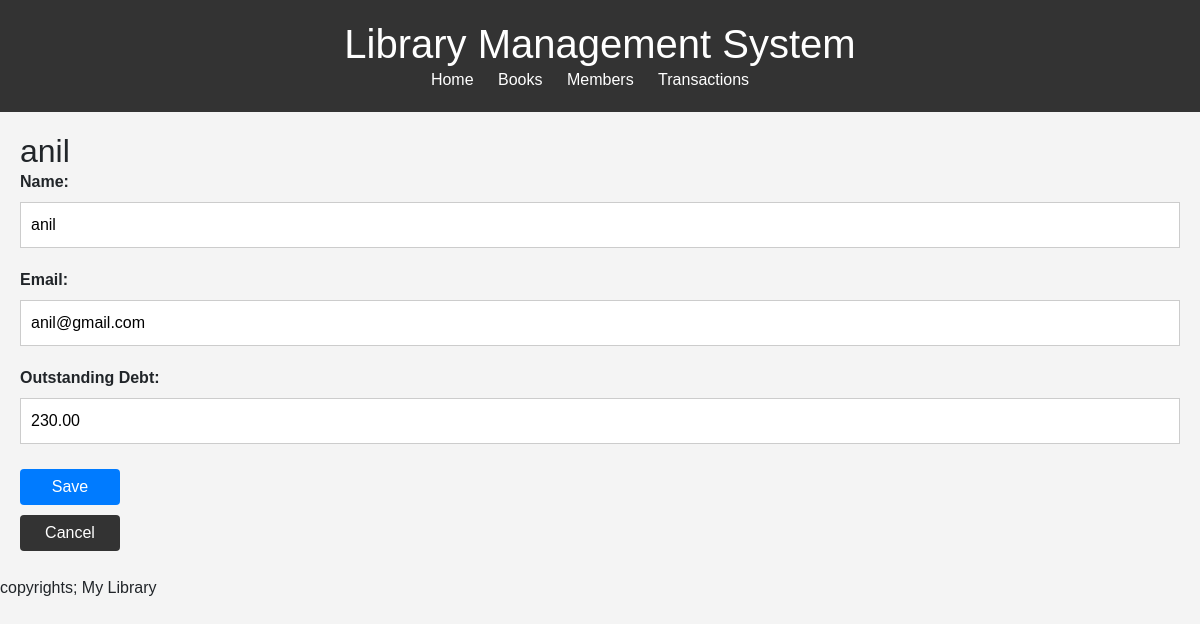
Page /members/2/update/ on the committed database.
### library_app/models.py (models this page shows, shortened)
class Member(models.Model):
    name = models.CharField(max_length=100)
    email = models.EmailField(unique=True)
    outstanding_debt = models.DecimalField(max_digits=8, decimal_places=2, default=0)

### library_app/views.py (the view)
# urls.py: path('members/<int:pk>/update/', views.member_update, name='member_update'),
def member_update(request, pk):
    member = get_object_or_404(Member, pk=pk)
    if request.method == 'POST':
        form = MemberForm(request.POST, instance=member)
        if form.is_valid():
            form.save()
            return redirect('member_list')
    else:
        form = MemberForm(instance=member)
    return render(request, 'member_form.html', {'form': form})

### library_app/forms.py
class MemberForm(forms.ModelForm):
    class Meta:
        model = Member
        fields = '__all__'

### templates/member_form.html (shortened to what this page needs)
{% extends 'base.html' %}
{% block content %}
  <h2>{{ form.instance.name|default:"Add Member" }}</h2>
  <form method="post">
    <div class="form-group">
      <label for="{{ form.name.id }}">Name:</label>
      {{ form.name }}
    </div>
    <div class="form-group">
      <label for="{{ form.email.id }}">Email:</label>
      {{ form.email }}
    </div>
    <div class="form-group">
      <label for="{{ form.outstanding_debt.id }}">Outstanding Debt:</label>
      {{ form.outstanding_debt }}
    </div>
    <button type="submit" class="btn btn-primary">Save</button>
  </form>
  <a href="{% url 'member_list' %}" class="btn btn-secondary">Cancel</a>
{% endblock %}

### static/css/style.css (style rules this page uses)
body, h1, h2, h3, p, ul, li { margin: 0; padding: 0; }
body { background-color: #f4f4f4; font-family: Arial, sans-serif; }
.btn { background-color: #333; color: #fff; text-decoration: none; border: none; cursor: pointer; width: 100px; height: auto; margin: 5px 0; }
.btn-primary { background-color: #007bff; }
.form-group { margin-bottom: 20px; }
label { font-weight: bold; }
input[type="text"], input[type="date"], input[type="email"], input[type="number"], textarea { width: 100%; padding: 10px; border: 1px solid #ccc; }

### rows in the picture
Member: instance.name "anil", name "anil", email "anil@gmail.com", outstanding_debt "230.00"
